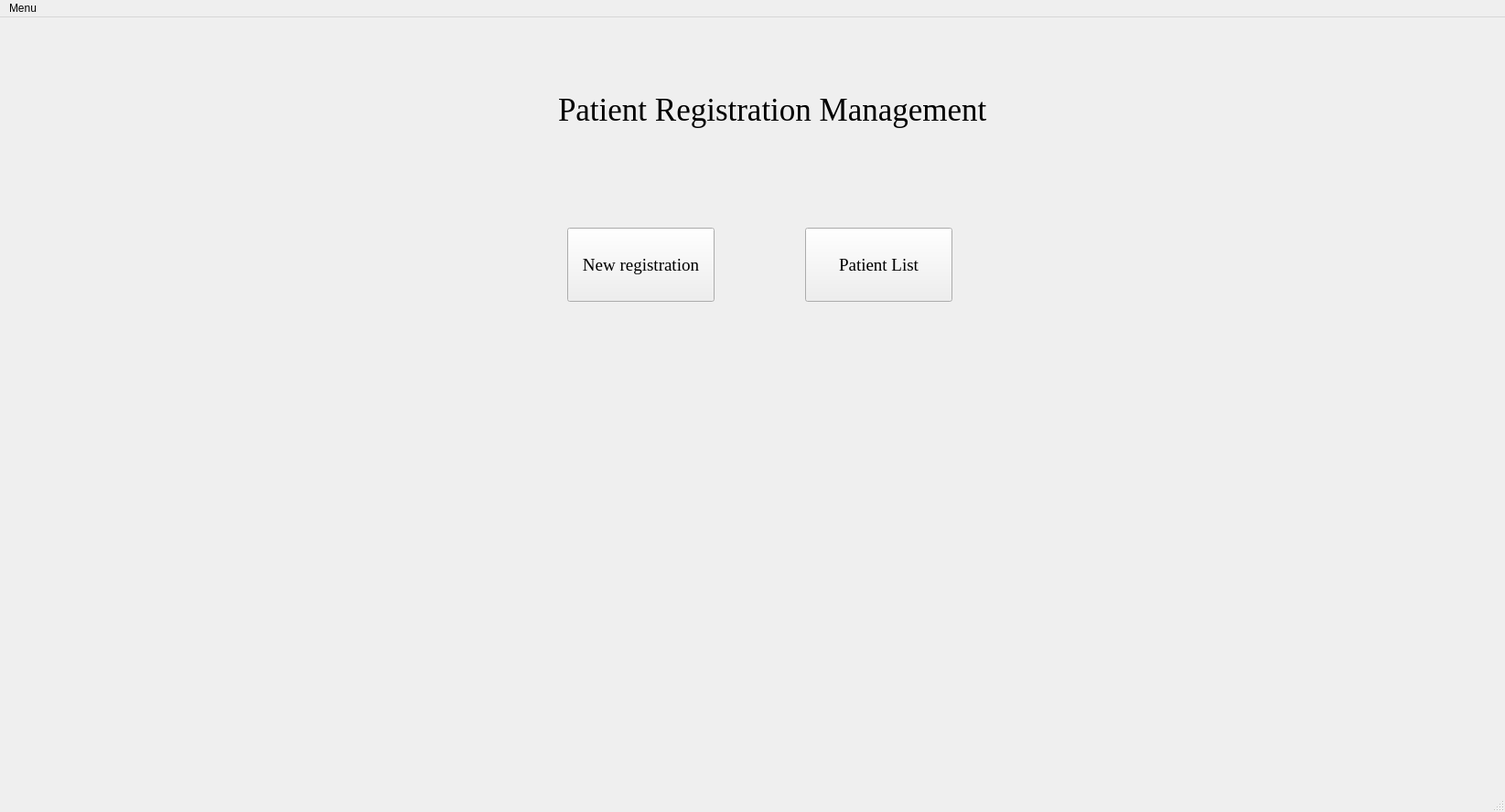
<?xml version="1.0" encoding="UTF-8"?>
<ui version="4.0">
 <class>MainWindow</class>
 <widget class="QMainWindow" name="MainWindow">
  <property name="geometry">
   <rect>
    <x>0</x>
    <y>0</y>
    <width>1645</width>
    <height>888</height>
   </rect>
  </property>
  <property name="windowTitle">
   <string>MainWindow</string>
  </property>
  <widget class="QWidget" name="centralwidget">
   <widget class="QPushButton" name="newRegister">
    <property name="geometry">
     <rect>
      <x>620</x>
      <y>230</y>
      <width>161</width>
      <height>81</height>
     </rect>
    </property>
    <property name="font">
     <font>
      <family>Times New Roman</family>
      <pointsize>14</pointsize>
     </font>
    </property>
    <property name="text">
     <string>New registration</string>
    </property>
   </widget>
   <widget class="QPushButton" name="patientList">
    <property name="geometry">
     <rect>
      <x>880</x>
      <y>230</y>
      <width>161</width>
      <height>81</height>
     </rect>
    </property>
    <property name="font">
     <font>
      <family>Times New Roman</family>
      <pointsize>14</pointsize>
     </font>
    </property>
    <property name="text">
     <string>Patient List</string>
    </property>
   </widget>
   <widget class="QLabel" name="label">
    <property name="geometry">
     <rect>
      <x>610</x>
      <y>60</y>
      <width>551</width>
      <height>81</height>
     </rect>
    </property>
    <property name="font">
     <font>
      <family>Times New Roman</family>
      <pointsize>26</pointsize>
     </font>
    </property>
    <property name="text">
     <string>Patient Registration Management</string>
    </property>
   </widget>
  </widget>
  <widget class="QMenuBar" name="menubar">
   <property name="geometry">
    <rect>
     <x>0</x>
     <y>0</y>
     <width>1645</width>
     <height>21</height>
    </rect>
   </property>
   <widget class="QMenu" name="menuMenu">
    <property name="title">
     <string>Menu</string>
    </property>
    <addaction name="actionBack"/>
   </widget>
   <addaction name="menuMenu"/>
  </widget>
  <widget class="QStatusBar" name="statusbar"/>
  <action name="actionBack">
   <property name="icon">
    <iconset>
     <normaloff>fugue-icons-3.5.6/icons/arrow-curve-180-left.png</normaloff>fugue-icons-3.5.6/icons/arrow-curve-180-left.png</iconset>
   </property>
   <property name="text">
    <string>Back</string>
   </property>
  </action>
 </widget>
 <resources/>
 <connections/>
</ui>
